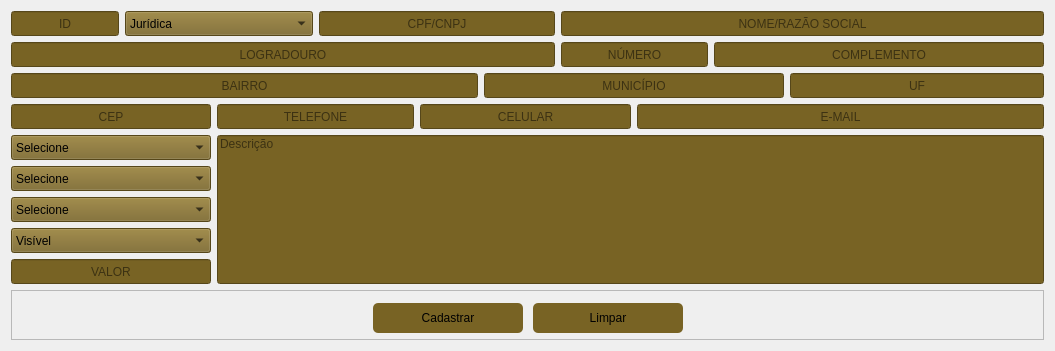
               <widget class="QWidget" name="page_cadastro">
                <property name="styleSheet">
                 <string notr="true">QComboBox{
	background-color: #786324;
}

QLineEdit{
	background-color: #786324;
}

QTextEdit{
	background-color: #786324;
}</string>
                </property>
                <attribute name="title">
                 <string>Cadastro</string>
                </attribute>
                <layout class="QGridLayout" name="gridLayout_2">
                 <item row="0" column="0">
                  <widget class="QLineEdit" name="lineEdit_id">
                   <property name="sizePolicy">
                    <sizepolicy hsizetype="Preferred" vsizetype="Preferred">
                     <horstretch>0</horstretch>
                     <verstretch>0</verstretch>
                    </sizepolicy>
                   </property>
                   <property name="alignment">
                    <set>Qt::AlignCenter</set>
                   </property>
                   <property name="placeholderText">
                    <string>ID</string>
                   </property>
                  </widget>
                 </item>
                 <item row="8" column="0" colspan="2">
                  <widget class="QLineEdit" name="lineEdit_valor">
                   <property name="minimumSize">
                    <size>
                     <width>0</width>
                     <height>25</height>
                    </size>
                   </property>
                   <property name="maximumSize">
                    <size>
                     <width>300</width>
                     <height>16777215</height>
                    </size>
                   </property>
                   <property name="text">
                    <string/>
                   </property>
                   <property name="alignment">
                    <set>Qt::AlignCenter</set>
                   </property>
                   <property name="placeholderText">
                    <string>VALOR</string>
                   </property>
                  </widget>
                 </item>
                 <item row="9" column="0" colspan="10">
                  <widget class="QFrame" name="frame_btn_cadastro">
                   <property name="maximumSize">
                    <size>
                     <width>16777215</width>
                     <height>50</height>
                    </size>
                   </property>
                   <property name="frameShape">
                    <enum>QFrame::StyledPanel</enum>
                   </property>
                   <property name="frameShadow">
                    <enum>QFrame::Raised</enum>
                   </property>
                   <layout class="QHBoxLayout" name="horizontalLayout">
                    <property name="spacing">
                     <number>0</number>
                    </property>
                    <property name="leftMargin">
                     <number>12</number>
                    </property>
                    <property name="topMargin">
                     <number>12</number>
                    </property>
                    <property name="rightMargin">
                     <number>12</number>
                    </property>
                    <property name="bottomMargin">
                     <number>12</number>
                    </property>
                    <item>
                     <spacer name="horizontalSpacer">
                      <property name="orientation">
                       <enum>Qt::Horizontal</enum>
                      </property>
                      <property name="sizeHint" stdset="0">
                       <size>
                        <width>40</width>
                        <height>20</height>
                       </size>
                      </property>
                     </spacer>
                    </item>
                    <item>
                     <widget class="QPushButton" name="btn_cadastrar">
                      <property name="minimumSize">
                       <size>
                        <width>150</width>
                        <height>30</height>
                       </size>
                      </property>
                      <property name="maximumSize">
                       <size>
                        <width>200</width>
                        <height>25</height>
                       </size>
                      </property>
                      <property name="styleSheet">
                       <string notr="true">QPushButton {
	background-color: #786324;
	border-radius: 5px
}

QPushButton:hover {
	background-color: #c49300;
	border-radius: 5px
}
</string>
                      </property>
                      <property name="text">
                       <string>Cadastrar</string>
                      </property>
                     </widget>
                    </item>
                    <item>
                     <spacer name="horizontalSpacer_3">
                      <property name="orientation">
                       <enum>Qt::Horizontal</enum>
                      </property>
                      <property name="sizeType">
                       <enum>QSizePolicy::Preferred</enum>
                      </property>
                      <property name="sizeHint" stdset="0">
                       <size>
                        <width>10</width>
                        <height>20</height>
                       </size>
                      </property>
                     </spacer>
                    </item>
                    <item>
                     <widget class="QPushButton" name="btn_limpar">
                      <property name="minimumSize">
                       <size>
                        <width>150</width>
                        <height>30</height>
                       </size>
                      </property>
                      <property name="maximumSize">
                       <size>
                        <width>200</width>
                        <height>25</height>
                       </size>
                      </property>
                      <property name="styleSheet">
                       <string notr="true">QPushButton {
	background-color: #786324;
	border-radius: 5px
}

QPushButton:hover {
	background-color: #c49300;
	border-radius: 5px
}
</string>
                      </property>
                      <property name="text">
                       <string>Limpar</string>
                      </property>
                     </widget>
                    </item>
                    <item>
                     <spacer name="horizontalSpacer_2">
                      <property name="orientation">
                       <enum>Qt::Horizontal</enum>
                      </property>
                      <property name="sizeHint" stdset="0">
                       <size>
                        <width>40</width>
                        <height>20</height>
                       </size>
                      </property>
                     </spacer>
                    </item>
                   </layout>
                  </widget>
                 </item>
                 <item row="7" column="0" colspan="2">
                  <widget class="QComboBox" name="comboBox_opcao">
                   <property name="minimumSize">
                    <size>
                     <width>0</width>
                     <height>25</height>
                    </size>
                   </property>
                   <property name="maximumSize">
                    <size>
                     <width>300</width>
                     <height>16777215</height>
                    </size>
                   </property>
                   <item>
                    <property name="text">
                     <string>Visível</string>
                    </property>
                   </item>
                   <item>
                    <property name="text">
                     <string>Oculto</string>
                    </property>
                   </item>
                  </widget>
                 </item>
                 <item row="4" column="0" colspan="2">
                  <widget class="QComboBox" name="comboBox_tipo">
                   <property name="minimumSize">
                    <size>
                     <width>200</width>
                     <height>25</height>
                    </size>
                   </property>
                   <property name="maximumSize">
                    <size>
                     <width>300</width>
                     <height>16777215</height>
                    </size>
                   </property>
                   <item>
                    <property name="text">
                     <string>Selecione</string>
                    </property>
                   </item>
                   <item>
                    <property name="text">
                     <string>Venda</string>
                    </property>
                   </item>
                   <item>
                    <property name="text">
                     <string>Locação</string>
                    </property>
                   </item>
                   <item>
                    <property name="text">
                     <string>Venda/Locação</string>
                    </property>
                   </item>
                  </widget>
                 </item>
                 <item row="6" column="0" colspan="2">
                  <widget class="QComboBox" name="comboBox_caracteristica">
                   <property name="minimumSize">
                    <size>
                     <width>0</width>
                     <height>25</height>
                    </size>
                   </property>
                   <property name="maximumSize">
                    <size>
                     <width>300</width>
                     <height>16777215</height>
                    </size>
                   </property>
                   <item>
                    <property name="text">
                     <string>Selecione</string>
                    </property>
                   </item>
                   <item>
                    <property name="text">
                     <string>Apartamento</string>
                    </property>
                   </item>
                   <item>
                    <property name="text">
                     <string>Casa</string>
                    </property>
                   </item>
                   <item>
                    <property name="text">
                     <string>Terreno</string>
                    </property>
                   </item>
                   <item>
                    <property name="text">
                     <string>Rural</string>
                    </property>
                   </item>
                  </widget>
                 </item>
                 <item row="5" column="0" colspan="2">
                  <widget class="QComboBox" name="comboBox_status">
                   <property name="minimumSize">
                    <size>
                     <width>0</width>
                     <height>25</height>
                    </size>
                   </property>
                   <property name="maximumSize">
                    <size>
                     <width>300</width>
                     <height>16777215</height>
                    </size>
                   </property>
                   <item>
                    <property name="text">
                     <string>Selecione</string>
                    </property>
                   </item>
                   <item>
                    <property name="text">
                     <string>Disponível</string>
                    </property>
                   </item>
                   <item>
                    <property name="text">
                     <string>Locado</string>
                    </property>
                   </item>
                   <item>
                    <property name="text">
                     <string>Vendido</string>
                    </property>
                   </item>
                   <item>
                    <property name="text">
                     <string>À Liberar</string>
                    </property>
                   </item>
                  </widget>
                 </item>
                 <item row="3" column="4" colspan="3">
                  <widget class="QLineEdit" name="lineEdit_celular">
                   <property name="minimumSize">
                    <size>
                     <width>0</width>
                     <height>25</height>
                    </size>
                   </property>
                   <property name="text">
                    <string/>
                   </property>
                   <property name="alignment">
                    <set>Qt::AlignCenter</set>
                   </property>
                   <property name="placeholderText">
                    <string>CELULAR</string>
                   </property>
                  </widget>
                 </item>
                 <item row="3" column="7" colspan="3">
                  <widget class="QLineEdit" name="lineEdit_email">
                   <property name="minimumSize">
                    <size>
                     <width>0</width>
                     <height>25</height>
                    </size>
                   </property>
                   <property name="text">
                    <string/>
                   </property>
                   <property name="alignment">
                    <set>Qt::AlignCenter</set>
                   </property>
                   <property name="placeholderText">
                    <string>E-MAIL</string>
                   </property>
                  </widget>
                 </item>
                 <item row="1" column="8" colspan="2">
                  <widget class="QLineEdit" name="lineEdit_complemento">
                   <property name="minimumSize">
                    <size>
                     <width>0</width>
                     <height>25</height>
                    </size>
                   </property>
                   <property name="text">
                    <string/>
                   </property>
                   <property name="alignment">
                    <set>Qt::AlignCenter</set>
                   </property>
                   <property name="placeholderText">
                    <string>COMPLEMENTO</string>
                   </property>
                  </widget>
                 </item>
                 <item row="2" column="5" colspan="4">
                  <widget class="QLineEdit" name="lineEdit_municipio">
                   <property name="minimumSize">
                    <size>
                     <width>300</width>
                     <height>25</height>
                    </size>
                   </property>
                   <property name="text">
                    <string/>
                   </property>
                   <property name="alignment">
                    <set>Qt::AlignCenter</set>
                   </property>
                   <property name="placeholderText">
                    <string>MUNICÍPIO</string>
                   </property>
                  </widget>
                 </item>
                 <item row="1" column="0" colspan="6">
                  <widget class="QLineEdit" name="lineEdit_logradouro">
                   <property name="minimumSize">
                    <size>
                     <width>0</width>
                     <height>25</height>
                    </size>
                   </property>
                   <property name="text">
                    <string/>
                   </property>
                   <property name="alignment">
                    <set>Qt::AlignCenter</set>
                   </property>
                   <property name="placeholderText">
                    <string>LOGRADOURO</string>
                   </property>
                  </widget>
                 </item>
                 <item row="2" column="0" colspan="5">
                  <widget class="QLineEdit" name="lineEdit_bairro">
                   <property name="minimumSize">
                    <size>
                     <width>0</width>
                     <height>25</height>
                    </size>
                   </property>
                   <property name="text">
                    <string/>
                   </property>
                   <property name="alignment">
                    <set>Qt::AlignCenter</set>
                   </property>
                   <property name="placeholderText">
                    <string>BAIRRO</string>
                   </property>
                  </widget>
                 </item>
                 <item row="0" column="3" colspan="3">
                  <widget class="QLineEdit" name="lineEdit_cpf_cnpj">
                   <property name="minimumSize">
                    <size>
                     <width>200</width>
                     <height>25</height>
                    </size>
                   </property>
                   <property name="text">
                    <string/>
                   </property>
                   <property name="alignment">
                    <set>Qt::AlignCenter</set>
                   </property>
                   <property name="placeholderText">
                    <string>CPF/CNPJ</string>
                   </property>
                  </widget>
                 </item>
                 <item row="0" column="6" colspan="4">
                  <widget class="QLineEdit" name="lineEdit_nome">
                   <property name="sizePolicy">
                    <sizepolicy hsizetype="Preferred" vsizetype="Preferred">
                     <horstretch>0</horstretch>
                     <verstretch>0</verstretch>
                    </sizepolicy>
                   </property>
                   <property name="minimumSize">
                    <size>
                     <width>0</width>
                     <height>25</height>
                    </size>
                   </property>
                   <property name="text">
                    <string/>
                   </property>
                   <property name="alignment">
                    <set>Qt::AlignCenter</set>
                   </property>
                   <property name="placeholderText">
                    <string>NOME/RAZÃO SOCIAL</string>
                   </property>
                  </widget>
                 </item>
                 <item row="1" column="6" colspan="2">
                  <widget class="QLineEdit" name="lineEdit_numero">
                   <property name="minimumSize">
                    <size>
                     <width>0</width>
                     <height>25</height>
                    </size>
                   </property>
                   <property name="text">
                    <string/>
                   </property>
                   <property name="alignment">
                    <set>Qt::AlignCenter</set>
                   </property>
                   <property name="placeholderText">
                    <string>NÚMERO</string>
                   </property>
                  </widget>
                 </item>
                 <item row="0" column="1" colspan="2">
                  <widget class="QComboBox" name="comboBox_persona">
                   <property name="minimumSize">
                    <size>
                     <width>140</width>
                     <height>25</height>
                    </size>
                   </property>
                   <item>
                    <property name="text">
                     <string>Jurídica</string>
                    </property>
                   </item>
                   <item>
                    <property name="text">
                     <string>Física</string>
                    </property>
                   </item>
                  </widget>
                 </item>
                 <item row="2" column="9">
                  <widget class="QLineEdit" name="lineEdit_uf">
                   <property name="minimumSize">
                    <size>
                     <width>0</width>
                     <height>25</height>
                    </size>
                   </property>
                   <property name="text">
                    <string/>
                   </property>
                   <property name="alignment">
                    <set>Qt::AlignCenter</set>
                   </property>
                   <property name="placeholderText">
                    <string>UF</string>
                   </property>
                  </widget>
                 </item>
                 <item row="3" column="2" colspan="2">
                  <widget class="QLineEdit" name="lineEdit_telefone">
                   <property name="minimumSize">
                    <size>
                     <width>197</width>
                     <height>25</height>
                    </size>
                   </property>
                   <property name="text">
                    <string/>
                   </property>
                   <property name="alignment">
                    <set>Qt::AlignCenter</set>
                   </property>
                   <property name="placeholderText">
                    <string>TELEFONE</string>
                   </property>
                  </widget>
                 </item>
                 <item row="3" column="0" colspan="2">
                  <widget class="QLineEdit" name="lineEdit_cep">
                   <property name="minimumSize">
                    <size>
                     <width>0</width>
                     <height>25</height>
                    </size>
                   </property>
                   <property name="maximumSize">
                    <size>
                     <width>300</width>
                     <height>16777215</height>
                    </size>
                   </property>
                   <property name="text">
                    <string/>
                   </property>
                   <property name="alignment">
                    <set>Qt::AlignCenter</set>
                   </property>
                   <property name="placeholderText">
                    <string>CEP</string>
                   </property>
                  </widget>
                 </item>
                 <item row="4" column="2" rowspan="5" colspan="8">
                  <widget class="QLineEdit" name="lineEdit_descricao">
                   <property name="sizePolicy">
                    <sizepolicy hsizetype="Preferred" vsizetype="Preferred">
                     <horstretch>0</horstretch>
                     <verstretch>0</verstretch>
                    </sizepolicy>
                   </property>
                   <property name="alignment">
                    <set>Qt::AlignLeading|Qt::AlignLeft|Qt::AlignTop</set>
                   </property>
                   <property name="placeholderText">
                    <string>Descrição</string>
                   </property>
                  </widget>
                 </item>
                </layout>
               </widget>
